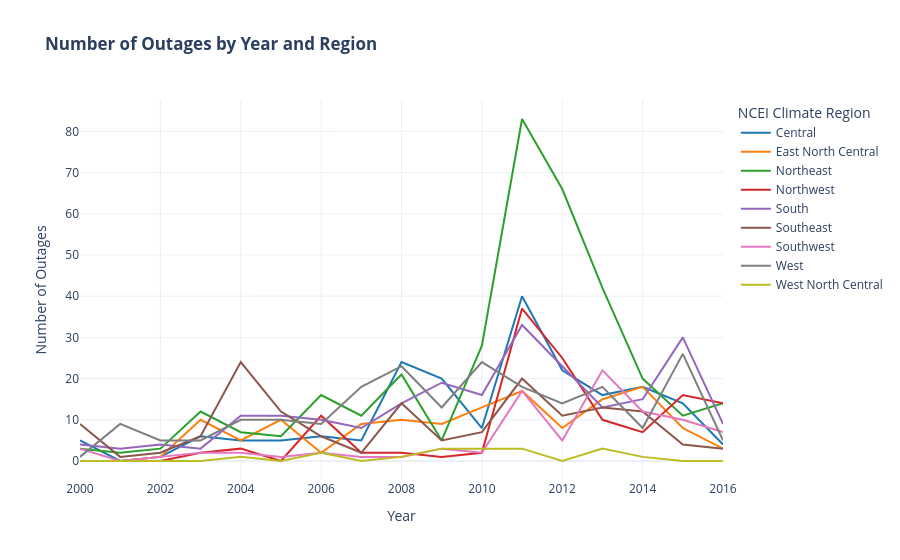

Notebook source saved alongside this figure:
### Code cell
yearly_by_region = df_cleaned.groupby(['YEAR', 'CLIMATE.REGION'], observed=True).size().unstack(fill_value=0)
fig = px.line(
    yearly_by_region.reset_index(), 
    x='YEAR', 
    y=yearly_by_region.columns.tolist(), 
    title='<b>Number of Outages by Year and Region</b>',
    labels={'value': 'Number of Outages', 'variable': 'Region', 'YEAR': 'Year'},
)
fig.update_layout(legend_title_text='NCEI Climate Region')
fig.update_layout( 
    template="plotly_white" # Match style of other plots
)
fig.show()

# Export plot for website
fig.write_html('docs/assets/plots/outages_per_year_by_region.html', include_plotlyjs='cdn')

### Figure 1 — Plotly figure (JSON) as saved in the notebook; plotly's stock layout.template omitted (floating-point values rounded to 4 significant figures)
{"data": [{"hovertemplate": "Region=Central<br>Year=%{x}<br>Number of Outages=%{y}<extra></extra>", "legendgroup": "Central", "line": {"color": "#1F77B4", "dash": "solid"}, "marker": {"symbol": "circle"}, "mode": "lines", "name": "Central", "orientation": "v", "showlegend": true, "type": "scatter", "x": [2000, 2001, 2002, 2003, 2004, 2005, 2006, 2007, 2008, 2009, 2010, 2011, 2012, 2013, 2014, 2015, 2016], "xaxis": "x", "y": [5, 0, 1, 6, 5, 5, 6, 5, 24, 20, 8, 40, 22, 16, 18, 14, 4], "yaxis": "y"}, {"hovertemplate": "Region=East North Central<br>Year=%{x}<br>Number of Outages=%{y}<extra></extra>", "legendgroup": "East North Central", "line": {"color": "#FF7F0E", "dash": "solid"}, "marker": {"symbol": "circle"}, "mode": "lines", "name": "East North Central", "orientation": "v", "showlegend": true, "type": "scatter", "x": [2000, 2001, 2002, 2003, 2004, 2005, 2006, 2007, 2008, 2009, 2010, 2011, 2012, 2013, 2014, 2015, 2016], "xaxis": "x", "y": [0, 0, 1, 10, 5, 10, 2, 9, 10, 9, 13, 17, 8, 15, 18, 8, 3], "yaxis": "y"}, {"hovertemplate": "Region=Northeast<br>Year=%{x}<br>Number of Outages=%{y}<extra></extra>", "legendgroup": "Northeast", "line": {"color": "#2CA02C", "dash": "solid"}, "marker": {"symbol": "circle"}, "mode": "lines", "name": "Northeast", "orientation": "v", "showlegend": true, "type": "scatter", "x": [2000, 2001, 2002, 2003, 2004, 2005, 2006, 2007, 2008, 2009, 2010, 2011, 2012, 2013, 2014, 2015, 2016], "xaxis": "x", "y": [3, 2, 3, 12, 7, 6, 16, 11, 21, 5, 28, 83, 66, 42, 20, 11, 14], "yaxis": "y"}, {"hovertemplate": "Region=Northwest<br>Year=%{x}<br>Number of Outages=%{y}<extra></extra>", "legendgroup": "Northwest", "line": {"color": "#D62728", "dash": "solid"}, "marker": {"symbol": "circle"}, "mode": "lines", "name": "Northwest", "orientation": "v", "showlegend": true, "type": "scatter", "x": [2000, 2001, 2002, 2003, 2004, 2005, 2006, 2007, 2008, 2009, 2010, 2011, 2012, 2013, 2014, 2015, 2016], "xaxis": "x", "y": [0, 0, 0, 2, 3, 0, 11, 2, 2, 1, 2, 37, 25, 10, 7, 16, 14], "yaxis": "y"}, {"hovertemplate": "Region=South<br>Year=%{x}<br>Number of Outages=%{y}<extra></extra>", "legendgroup": "South", "line": {"color": "#9467BD", "dash": "solid"}, "marker": {"symbol": "circle"}, "mode": "lines", "name": "South", "orientation": "v", "showlegend": true, "type": "scatter", "x": [2000, 2001, 2002, 2003, 2004, 2005, 2006, 2007, 2008, 2009, 2010, 2011, 2012, 2013, 2014, 2015, 2016], "xaxis": "x", "y": [4, 3, 4, 3, 11, 11, 10, 8, 14, 19, 16, 33, 23, 13, 15, 30, 9], "yaxis": "y"}, {"hovertemplate": "Region=Southeast<br>Year=%{x}<br>Number of Outages=%{y}<extra></extra>", "legendgroup": "Southeast", "line": {"color": "#8C564B", "dash": "solid"}, "marker": {"symbol": "circle"}, "mode": "lines", "name": "Southeast", "orientation": "v", "showlegend": true, "type": "scatter", "x": [2000, 2001, 2002, 2003, 2004, 2005, 2006, 2007, 2008, 2009, 2010, 2011, 2012, 2013, 2014, 2015, 2016], "xaxis": "x", "y": [9, 1, 2, 6, 24, 12, 6, 2, 14, 5, 7, 20, 11, 13, 12, 4, 3], "yaxis": "y"}, {"hovertemplate": "Region=Southwest<br>Year=%{x}<br>Number of Outages=%{y}<extra></extra>", "legendgroup": "Southwest", "line": {"color": "#E377C2", "dash": "solid"}, "marker": {"symbol": "circle"}, "mode": "lines", "name": "Southwest", "orientation": "v", "showlegend": true, "type": "scatter", "x": [2000, 2001, 2002, 2003, 2004, 2005, 2006, 2007, 2008, 2009, 2010, 2011, 2012, 2013, 2014, 2015, 2016], "xaxis": "x", "y": [3, 0, 1, 2, 2, 1, 2, 1, 1, 3, 2, 17, 5, 22, 12, 10, 7], "yaxis": "y"}, {"hovertemplate": "Region=West<br>Year=%{x}<br>Number of Outages=%{y}<extra></extra>", "legendgroup": "West", "line": {"color": "#7F7F7F", "dash": "solid"}, "marker": {"symbol": "circle"}, "mode": "lines", "name": "West", "orientation": "v", "showlegend": true, "type": "scatter", "x": [2000, 2001, 2002, 2003, 2004, 2005, 2006, 2007, 2008, 2009, 2010, 2011, 2012, 2013, 2014, 2015, 2016], "xaxis": "x", "y": [1, 9, 5, 5, 10, 10, 9, 18, 23, 13, 24, 18, 14, 18, 8, 26, 5], "yaxis": "y"}, {"hovertemplate": "Region=West North Central<br>Year=%{x}<br>Number of Outages=%{y}<extra></extra>", "legendgroup": "West North Central", "line": {"color": "#BCBD22", "dash": "solid"}, "marker": {"symbol": "circle"}, "mode": "lines", "name": "West North Central", "orientation": "v", "showlegend": true, "type": "scatter", "x": [2000, 2001, 2002, 2003, 2004, 2005, 2006, 2007, 2008, 2009, 2010, 2011, 2012, 2013, 2014, 2015, 2016], "xaxis": "x", "y": [0, 0, 0, 0, 1, 0, 2, 0, 1, 3, 3, 3, 0, 3, 1, 0, 0], "yaxis": "y"}], "layout": {"legend": {"title": {"text": "NCEI Climate Region"}, "tracegroupgap": 0}, "title": {"text": "<b>Number of Outages by Year and Region</b>"}, "xaxis": {"anchor": "y", "domain": [0, 1], "title": {"text": "Year"}}, "yaxis": {"anchor": "x", "domain": [0, 1], "title": {"text": "Number of Outages"}}}}
